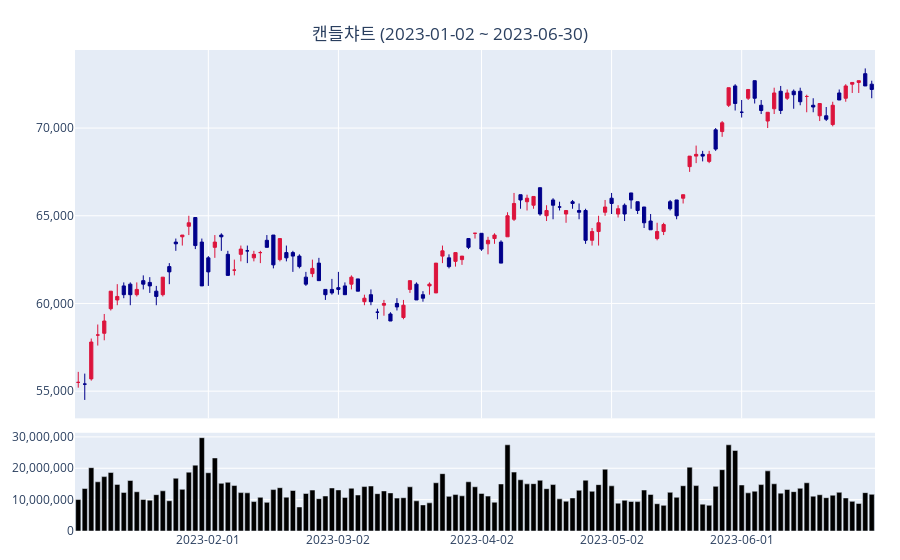

This figure's notebook cell:
### Markdown cell above
`chart_candle` 함수를 사용하면 주가 정보를 캔들(candle)차트 형식으로 시각화합니다.

### Code cell
kq.chart_candle(df)
